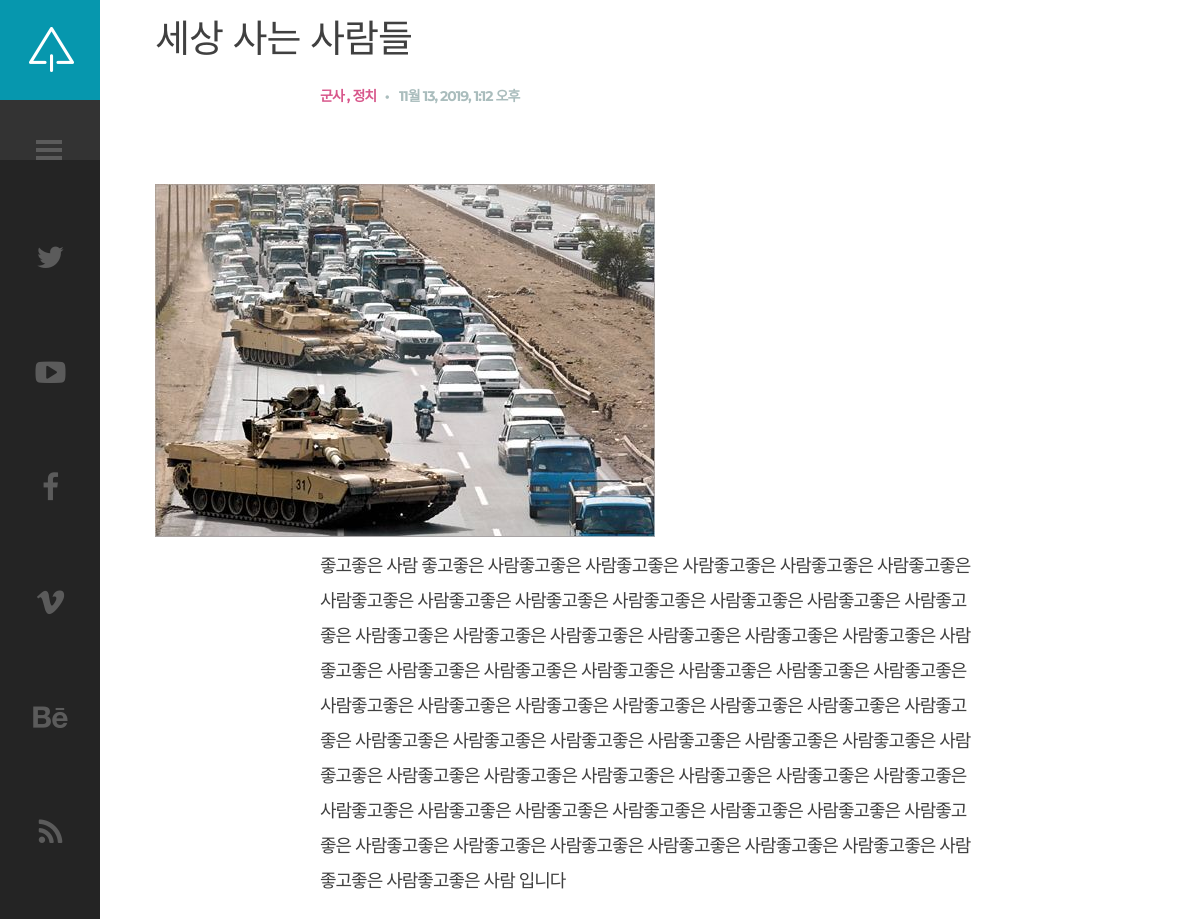
Screenshot of /blog/post/7 with the database file from the repository.
### blog/models.py (models this page shows, shortened)
class Post(models.Model):
    title = models.CharField(max_length=200)
    title_image = models.ImageField(blank=True)
    content = models.TextField()
    createDate = models.DateTimeField(auto_now_add=True)
    updateDate = models.DateTimeField(auto_now_add=True)
    category = models.ManyToManyField(Category, help_text="글의 분류를 설정하세요.")

class Category(models.Model):
	name = models.CharField(max_length=50, help_text="블로그 글의 분류를 입력하세요.(ex:일상)")
	def __str__(self):
	    return self.name

### blog/views.py (the view)
# urls.py: path("post/<int:pk>", views.PostDetailView.as_view(), name="post"),
class PostDetailView(generic.DetailView):
	model = Post

### blog/templates/blog/post_detail.html (shortened to what this page needs)
{% extends "base_generic.html" %}
{% block content %}
{% load static %}
        <div id="content" class="site-content center-relative">
            <div class="single-post-wrapper content-1070 center-relative">
                <article class="center-relative">
                    <h1 class="entry-title">
                        {{ post.title }}
                    </h1>
                    <div class="post-info content-660 center-relative">
                        <div class="cat-links">
                            <ul>
                                <li><a href="#">
                                    {% for c in post.category.all %}
                                    {{ c }}
                                    {% if not forloop.last %}
                                     ,
                                    {% endif %}
                                    {% endfor %}
                                </a></li>
                            </ul>
                        </div>
                        <div class="entry-date published">{{ post.createDate }}</div>
                    </div>
                    {% if post.title_image %}
                    <div class="post-full-width">
                         <img src="{{ post.title_image.url }}" alt="">
                    </div>
                    {% endif %}
                    <div class="entry-content">
                        <div class="content-wrap content-660 center-relative">
                            {{ post.content }}
                        </div>
                    </div>
                </article>
            </div>
        </div>
{% endblock %}

### blog/templates/base_generic.html (shortened to what this page needs)
<!DOCTYPE HTML>
<html lang="en-US">
    <head>
        {% load static %}
        <link rel="stylesheet" href="https://stackpath.bootstrapcdn.com/bootstrap/4.3.1/css/bootstrap.min.css">
        <link rel="stylesheet" type="text/css"  href='{% static "css/clear.css" %}' />
        <link rel="stylesheet" type="text/css"  href='{% static "css/common.css" %}' />
        <link rel="stylesheet" type="text/css"  href='{% static "css/font-awesome.min.css" %}' />
        <link rel="stylesheet" type="text/css"  href='{% static "css/carouFredSel.css" %}' />
        <link rel="stylesheet" type="text/css"  href='{% static "css/sm-clean.css" %}' />
        <link rel="stylesheet" type="text/css"  href='{% static "css/style.css" %}' />
    </head>
    <body class="home blog">
        <div id="sidebar" class="sidebar">
            <div class="menu-right-part">
                <div class="logo-holder">
                    <a href="{% url 'index' %}">
                        <img src="{% static 'images/logo.png' %}" alt="Suppablog WP">
                    </a>
                </div>
                <div class="toggle-holder">
                    <div id="toggle">
                        <div class="menu-line"></div>
                    </div>
                </div>
                <div class="social-holder">
                    <div class="social-list">
                        <a href="#"><i class="fa fa-twitter"></i></a>
                        <a href="#"><i class="fa fa-youtube-play"></i></a>
                        <a href="#"><i class="fa fa-facebook"></i></a>
                        <a href="#"><i class="fa fa-vimeo"></i></a>
                        <a href="#"><i class="fa fa-behance"></i></a>
                        <a href="#"><i class="fa fa-rss"></i></a>
                    </div>
                </div>
            </div>
        </div>
        {% block content %}
        {% endblock %}
    </body>
</html>

### static/css/clear.css (style rules this page uses)
html, body, div, span, object, iframe, h1, h2, h3, h4, h5, h6, p, blockquote, pre, abbr, address, cite, code, del, dfn, em, img, ins, kbd, q, samp, small, strong, sub, sup, var, b, i, ol, ul, li, fieldset, form, label, legend, table, caption, tbody, tfoot, thead, tr, th, td, article, aside, canvas, details, figcaption, figure, footer, header, hgroup, menu, nav, section, summary, time, mark, audio, video { margin:0; padding:0; border:0; outline: none; font-size:100%; vertical-align:baseline; background:transparent; }
body { line-height:1; }
article,aside,details,figcaption,figure, footer,header,hgroup,menu,nav,section { display:block; }
nav ul,ul,ol { list-style:none; }
a { margin:0; padding:0; font-size:100%; outline: none; vertical-align:baseline; background:transparent; }

### static/css/common.css (style rules this page uses)
.center-relative { margin-left: auto; margin-right: auto; }
h1,h2,h3,h4,h5,h6 { padding: 20px 0; }
h1 { font-size: 38px; line-height: 38px; }

### static/css/style.css (style rules this page uses)
html { overflow: hidden; }
body { font-family: 'Libre Baskerville',sans-serif, Arial;; font-size: 18px; line-height: 35px; font-weight: 400; letter-spacing: -1px; color: #404040; background-color: #fff; }
body a { text-decoration: none; color: #404040; transition: color .2s linear, background-color .2s linear, border-color .2s linear; }
.content-660 { max-width: 660px; }
.content-1070 { max-width: 1070px; }
.content-660 img, .content-1070 img, .content-900 img { max-width: 100%; max-height: 100%; width: auto; height: auto; }
.sidebar { position: absolute; background-color: #2D2D2D; height: 100% !important; width: 420px; left: -320px; -webkit-transition: left 0.3s ease; -moz-transition: left 0.3s ease; -ms-transition: left 0.3s ease; -o-transition: left 0.3s ease; transition: left 0.3s ease; z-index: 3; }
.menu-right-part { float: right; width: 100px; min-height: 100%; background-color: #242424; }
.logo-holder { line-height: 0; font-size: 0; }
.logo-holder img { max-width: 100%; max-height: 100%; width: 100%; height: auto; }
#toggle { height: 60px; padding: 20px 0; position: relative; background-color: #333333; }
#toggle:before, #toggle:after { content: ''; height: 4px; width: 26px; background: #5B5B5B; left: 36px; position: absolute; -webkit-transform-origin: 50% 50%; transform-origin: 50% 50%; -webkit-transition: -webkit-transform 0.25s; transition: transform 0.25s; top: 48px; }
#toggle:before { -webkit-transform: translate3d(0, -8px, 0); transform: translate3d(0, -8px, 0); }
#toggle:after { -webkit-transform: translate3d(0, 8px, 0); transform: translate3d(0, 8px, 0); }
#toggle .menu-line { width: 26px; height: 4px; background: #5B5B5B; left: 36px; position: absolute; -webkit-transition: opacity 0.25s; -moz-transition: opacity 0.25s; -ms-transition: opacity 0.25s; -o-transition: opacity 0.25s; transition: opacity 0.25s; top: 48px; }
.social-list { text-align: center; color: #5B5B5B; font-size: 30px; }
.social-list a { padding-top: 80px; display: block; color: #5b5b5b; }
.site-content { width: calc(100% - 100px); margin-left: 100px; padding-bottom: 100px; position: relative; -webkit-transition: margin 0.3s ease; -moz-transition: margin 0.3s ease; -ms-transition: margin 0.3s ease; -o-transition: margin 0.3s ease; transition: margin 0.3s ease; }
.cat-links { font-family: 'Montserrat', sans-serif, Arial; display: inline-block; font-size: 16px; text-transform: uppercase; font-weight: 700; }
.cat-links ul li { display: inline-block; margin-right: 5px; }
.cat-links ul li a { color: #D8588C; font-size: 14px; }
.cat-links ul li:after { content: ","; }
.cat-links ul li:last-child:after { display: none; }
.published { font-family: 'Montserrat', sans-serif, Arial; display: inline-block; font-size: 14px; text-transform: uppercase; font-weight: 700; color: #aabdbd; }
.published:before { content: "\2022"; font-size: 14px; display: inline-block; margin-right: 10px; }
.post-info { font-family: 'Montserrat', sans-serif, Arial; padding-bottom: 70px; }
@media screen and (max-width: 1650px) { .content-1070 { width: 1070px; max-width: 90%; } }

### rows the page displays
Post: title "세상 사는 사람들", createDate "11월 13, 2019, 1:12 오후", title_image (picture), content "좋고좋은 사람 좋고좋은 사람좋고좋은 사람좋고좋은 사람좋고좋은 사람좋고좋은 사람좋고좋은 사람좋고좋은 사람좋고좋은 사람좋고좋은 사람좋고좋은 사람좋고좋은 사람좋고좋은 사람좋고좋은 사람좋고좋은 사람좋고좋은 사람좋고좋은 사람좋고좋은 사람좋고좋은 사람좋고좋은 사람좋고좋은 사람좋고좋은 사람좋고좋은 사람좋고좋은 사람좋고좋은 사람좋고좋은 사람좋고좋은 사람좋고좋은 사람좋고좋은 사람좋고좋은 사람좋고좋은 사람좋고좋은 사람좋고좋은 사람좋고좋은 사람좋고좋은 사람좋고좋은 사람좋고좋은 사람좋고좋은 사람좋고좋은 사람좋고좋은 사람좋고좋은 사람좋고좋은 사람좋고좋은 사람좋고좋은 사람좋고좋은 사람좋고좋은 사람좋고좋은 사람좋고좋은 사람좋고좋은 사람좋고좋은 사람좋고좋은 사람좋고좋은 사람좋고좋은 사람좋고좋은 사람좋고좋은 사람좋고좋은 사람좋고좋은 사람좋고좋은 사람좋고좋은 사람좋고좋은 사람좋고좋은 사람좋고좋은 사람 입니다"
Category: name "군사"
Category: name "정치"
